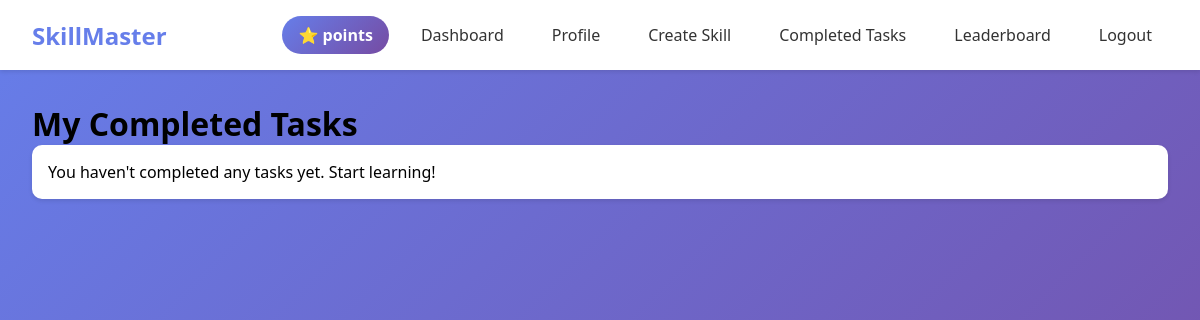
Page /completed_tasks (signed in) on the earlier database version.
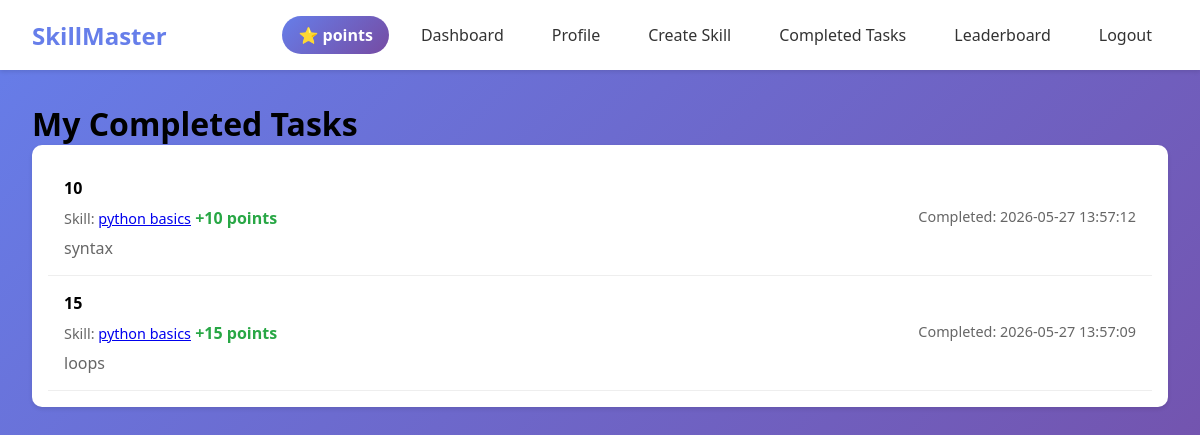
Same page on the later database version.
### tables this page shows
CREATE TABLE task_completions (
            id INTEGER PRIMARY KEY AUTOINCREMENT,
            task_id INTEGER,
            user_id INTEGER,
            completed_at TIMESTAMP DEFAULT CURRENT_TIMESTAMP,
            points_awarded INTEGER,
            FOREIGN KEY (task_id) REFERENCES tasks (id),
            FOREIGN KEY (user_id) REFERENCES users (id),
            UNIQUE(task_id, user_id)
        );

CREATE TABLE tasks (
            id INTEGER PRIMARY KEY AUTOINCREMENT,
            skill_id INTEGER,
            title TEXT NOT NULL,
            description TEXT,
            points INTEGER DEFAULT 10,
            created_by INTEGER,
            created_at TIMESTAMP DEFAULT CURRENT_TIMESTAMP,
            is_active BOOLEAN DEFAULT 1,
            FOREIGN KEY (skill_id) REFERENCES skills (id),
            FOREIGN KEY (created_by) REFERENCES users (id)
        );

CREATE TABLE skills (
            id INTEGER PRIMARY KEY AUTOINCREMENT,
            name TEXT NOT NULL,
            description TEXT,
            created_by INTEGER,
            created_at TIMESTAMP DEFAULT CURRENT_TIMESTAMP,
            is_active BOOLEAN DEFAULT 1,
            FOREIGN KEY (created_by) REFERENCES users (id)
        );

### app.py (the view)
@app.route("/completed_tasks")
def completed_tasks():
    if "user_id" not in session:
        return redirect(url_for("login"))
    with sqlite3.connect("users.db") as conn:
        cursor = conn.cursor()
        cursor.execute("""
            SELECT tc.*, t.title, t.description, t.points,
                   s.name as skill_name, s.id as skill_id,
                   CASE WHEN t.is_active = 0 THEN '(Expired)' ELSE '' END as status
            FROM task_completions tc
            JOIN tasks t ON tc.task_id = t.id
            JOIN skills s ON t.skill_id = s.id
            WHERE tc.user_id = ?
            ORDER BY tc.completed_at DESC
        """, (session["user_id"],))
        completed_tasks = cursor.fetchall()
    return render_template("completed_tasks.html", completed_tasks=completed_tasks)

### templates/completed_tasks.html (shortened to what this page needs)
{% extends "base.html" %}
{% block content %}
<h1>My Completed Tasks</h1>
<div class="card">
    <div class="card-body">
        {% for task in completed_tasks %}
        <div style="padding: 1rem; border-bottom: 1px solid #eee;">
            <strong>{{ task[7] }}</strong>
            <div style="margin-top: 0.5rem;">
                <span class="skill-meta">Skill: <a href="{{ url_for('view_skill', skill_id=task[9]) }}">{{ task[8] }}</a></span>
                <span class="points">+{{ task[4] }} points</span>
                <span style="color: #666; font-size: 0.9rem; float: right;">Completed: {{ task[3] }}</span>
            </div>
            {% if task[5] %}
            <p style="margin-top: 0.5rem; color: #666;">{{ task[5] }}</p>
            {% endif %}
        </div>
        {% else %}
        <p>You haven't completed any tasks yet. Start learning!</p>
        {% endfor %}
    </div>
</div>
{% endblock %}

Differences in the rows shown:
added task_completions: points "10", name "python basics", points_awarded "10", completed_at "2026-05-27 13:57:12", title "syntax"
added task_completions: points "15", name "python basics", points_awarded "15", completed_at "2026-05-27 13:57:09", title "loops"
Other differences:
text no longer shown: "You haven't completed any tasks yet. Start learning!"
